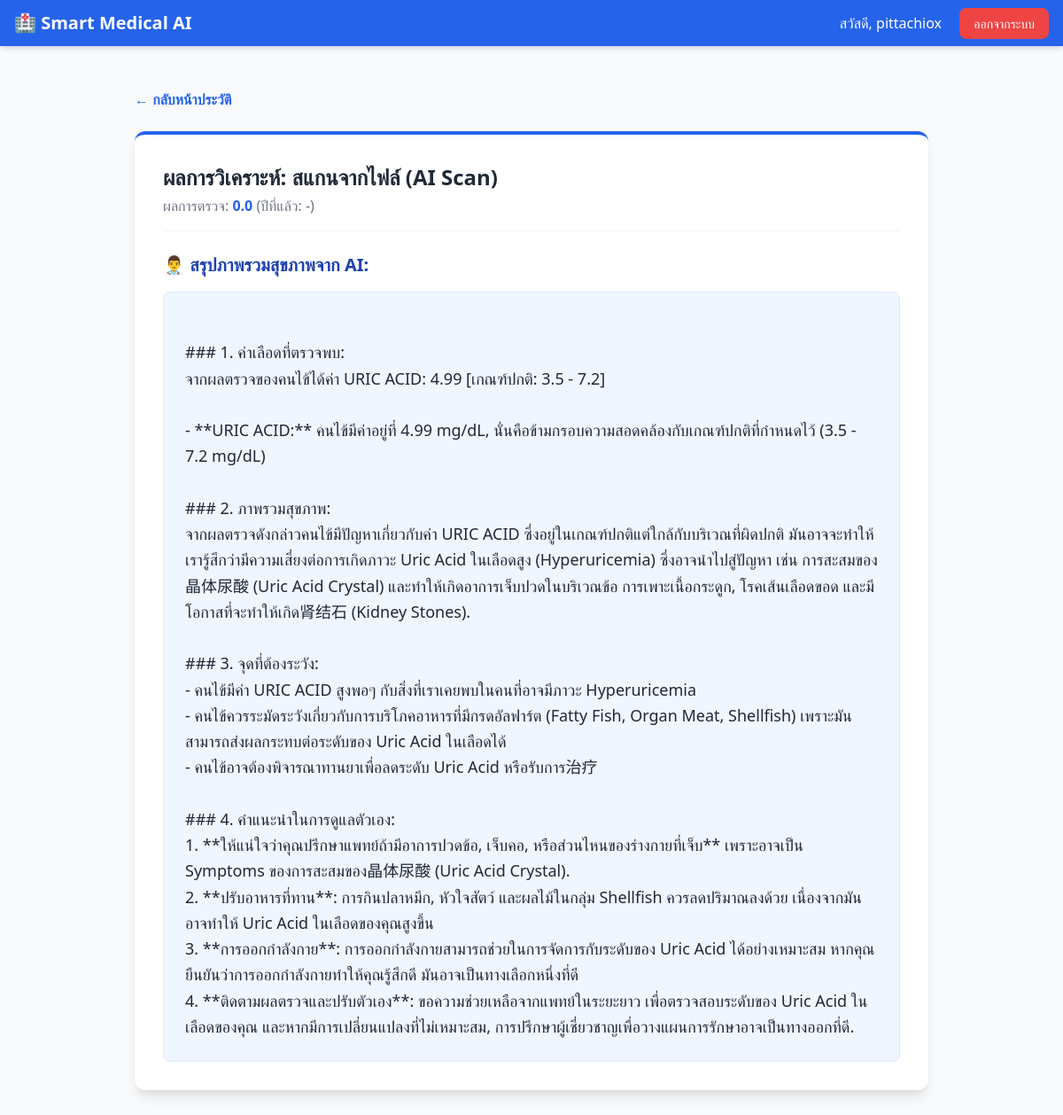
The page /record/33 (signed in) on the database its author committed.
### app.py (models this page shows)
class User(UserMixin, db.Model):
    id = db.Column(db.Integer, primary_key=True)
    username = db.Column(db.String(150), unique=True, nullable=False)
    password = db.Column(db.String(150), nullable=False)
    records = db.relationship('BloodRecord', backref='user', lazy=True)

class BloodRecord(db.Model):
    id = db.Column(db.Integer, primary_key=True)
    test_name = db.Column(db.String(50), nullable=False)
    current_value = db.Column(db.Float, nullable=False)
    previous_value = db.Column(db.Float, nullable=True)
    ai_analysis = db.Column(db.Text, nullable=False)
    user_id = db.Column(db.Integer, db.ForeignKey('user.id'), nullable=False)

### app.py (the view)
@app.route('/record/<int:record_id>')
@login_required
def view_record(record_id):
    record = BloodRecord.query.get_or_404(record_id)
    if record.user_id != current_user.id:
        flash('ไม่อนุญาตให้เข้าถึงข้อมูลนี้', 'error')
        return redirect(url_for('dashboard'))
    return render_template('view_record.html', record=record)

### app.py (called while the page is built)
@login_manager.user_loader
def load_user(user_id):
    return User.query.get(int(user_id))

### templates/view_record.html
{% extends "base.html" %}
{% block content %}
<div class="max-w-4xl mx-auto">
    <div class="mb-6 flex justify-between items-center">
        <a href="/dashboard" class="text-blue-600 hover:underline flex items-center gap-2 font-semibold">
            &larr; กลับหน้าประวัติ
        </a>
    </div>
    <div class="bg-white p-8 rounded-xl shadow-lg border-t-4 border-blue-600">
        <div class="flex items-center justify-between mb-6 pb-4 border-b border-gray-100">
            <div>
                <h1 class="text-2xl font-bold text-gray-800">ผลการวิเคราะห์: {{ record.test_name }}</h1>
                <p class="text-gray-500 mt-1">ผลการตรวจ: <span class="font-bold text-blue-600">{{ record.current_value
                        }}</span>
                    (ปีที่แล้ว: {{ record.previous_value or '-' }})</p>
            </div>
        </div>
        <h3 class="text-xl font-bold text-blue-800 mb-4">👨‍⚕️ สรุปภาพรวมสุขภาพจาก AI:</h3>
        <div
            class="text-gray-800 whitespace-pre-line leading-relaxed text-lg bg-blue-50 p-6 rounded-lg border border-blue-100">
            {{ record.ai_analysis }}
        </div>
    </div>
</div>
{% endblock %}

### templates/base.html (shortened to what this page needs)
<!DOCTYPE html>
<html lang="th">
<head>
    <script src="https://cdn.tailwindcss.com"></script>
</head>
<body class="bg-slate-50 min-h-screen">
    <nav class="bg-blue-600 text-white shadow-md">
        <div class="max-w-7xl mx-auto px-4 py-3 flex justify-between items-center">
            <a href="/" class="text-xl font-bold flex items-center gap-2">
                🏥 Smart Medical AI
            </a>
            <div>
                {% if current_user.is_authenticated %}
                <span class="mr-4">สวัสดี, {{ current_user.username }}</span>
                <a href="{{ url_for('logout') }}"
                    class="bg-red-500 hover:bg-red-600 px-4 py-2 rounded-lg text-sm transition">ออกจากระบบ</a>
                {% else %}
                <a href="{{ url_for('login') }}" class="hover:text-blue-200 mr-4">เข้าสู่ระบบ</a>
                <a href="{{ url_for('register') }}"
                    class="bg-white text-blue-600 px-4 py-2 rounded-lg text-sm font-bold transition hover:bg-gray-100">สมัครสมาชิก</a>
                {% endif %}
            </div>
        </div>
    </nav>
    <main class="max-w-7xl mx-auto px-4 py-8">
        {% block content %}{% endblock %}
    </main>
</body>
</html>

### rows shown on the page
User: username "pittachiox"
BloodRecord: test_name "สแกนจากไฟล์ (AI Scan)", current_value "0.0", previous_value "-", ai_analysis "### 1. ค่าเลือดที่ตรวจพบ: จากผลตรวจของคนไข้ได้ค่า URIC ACID: 4.99 [เกณฑ์ปกติ: 3.5 - 7.2] - **URIC ACID:** คนไข้มีค่าอยู่ที่ 4.99 mg/dL, นั่นคือข้ามกรอบความสอดคล้องกับเกณฑ์ปกติที่กำหนดไว้ (3.5 - 7.2 mg/dL) ### 2. ภาพรวมสุขภาพ: จากผลตรวจดังกล่าวคนไข้มีปัญหาเกี่ยวกับค่า URIC ACID ซึ่งอยู่ในเกณฑ์ปกติแต่ใกล้กับบริเวณที่ผิดปกติ มันอาจจะทำให้เรารู้สึกว่ามีความเสี่ยงต่อการเกิดภาวะ Uric Acid ในเลือดสูง (Hyperuricemia) ซึ่งอาจนำไปสู่ปัญหา เช่น การสะสมของ晶体尿酸 (Uric Acid Crystal) และทำให้เกิดอาการเจ็บปวดในบริเวณข้อ การเพาะเนื้อกระดูก, โรคเส้นเลือดขอด และมีโอกาสที่จะทำให้เกิด肾结石 (Kidney Stones). ### 3. จุดที่ต้องระวัง: - คนไข้มีค่า URIC ACID สูงพอๆ กับสิ่งที่เราเคยพบในคนที่อาจมีภาวะ Hyperuricemia -…"
